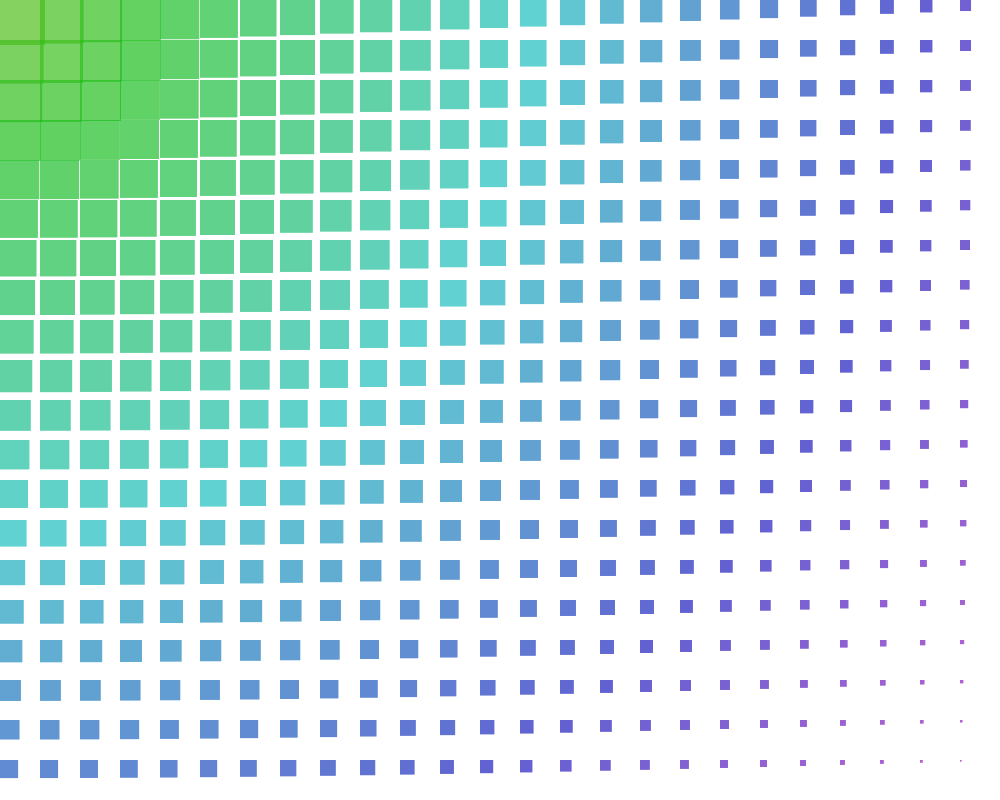
Frame 1 (no input)
Frame 60 (the mouse pressed at the canvas centre just before this capture): identical to frame 1, image omitted
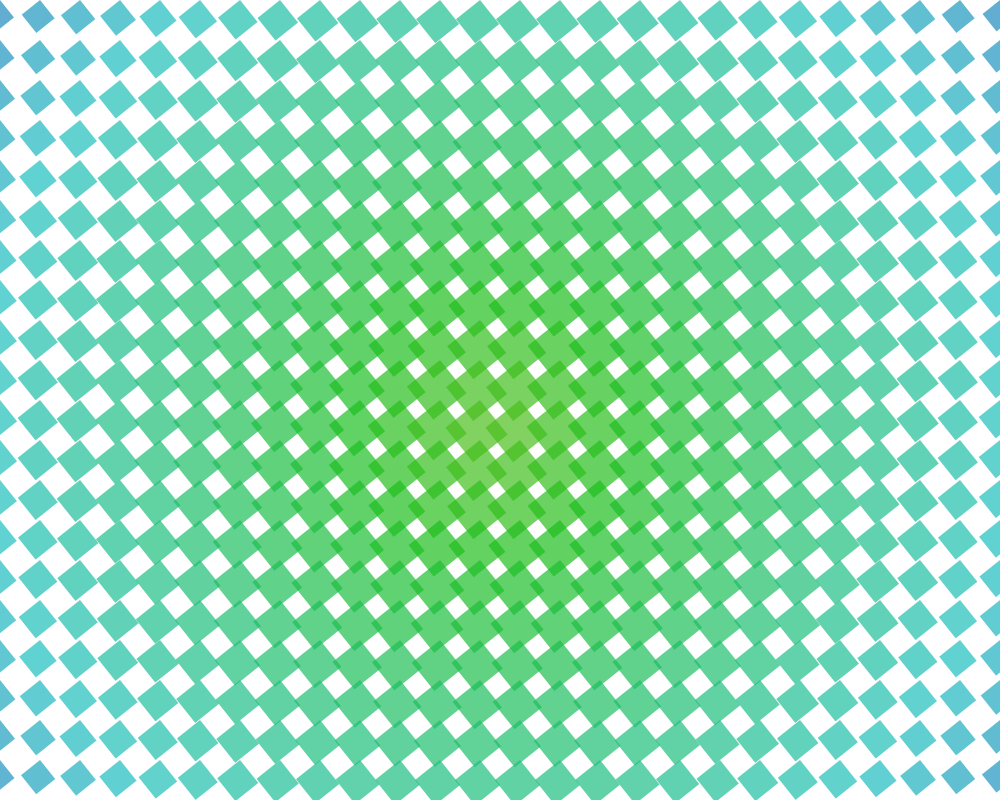
Frame 120 (the mouse held since frame 60 and released just before this capture)

The Processing sketch that drew these frames (run headless with seeded random() and noise(); from frame 60 on, the mouse is pressed at the canvas centre):

// Processing sketch: processing_71410
// ── processing_71410.pde

void setup() {

  size(1000, 800);
  smooth();

  colorMode(HSB, 360, 100, 100, 100);
  background(0, 0, 100);
  noStroke();
}

void draw() {
  
  fill(0, 0, 100);
  rect(0, 0, width, height);
  
  for (int i = 0; i <= width; i+=40) {
    for (int j = 0; j <= height; j+=40) { 

      float d = dist(mouseX, mouseY, i, j);
      float c = map(d, 0, 1131, 100, 275);
      float r = map(d, 0, 1131, 45, 5);

      translate(i, j);
      float atan = atan2(mouseX, mouseY);


      rotate(atan);
      fill(c, 85, 75, 70);
      rect(0, 0, r, r);
      
      rotate(-1*atan);
      translate(-1*i, -1*j);
      
    }
  }
}
